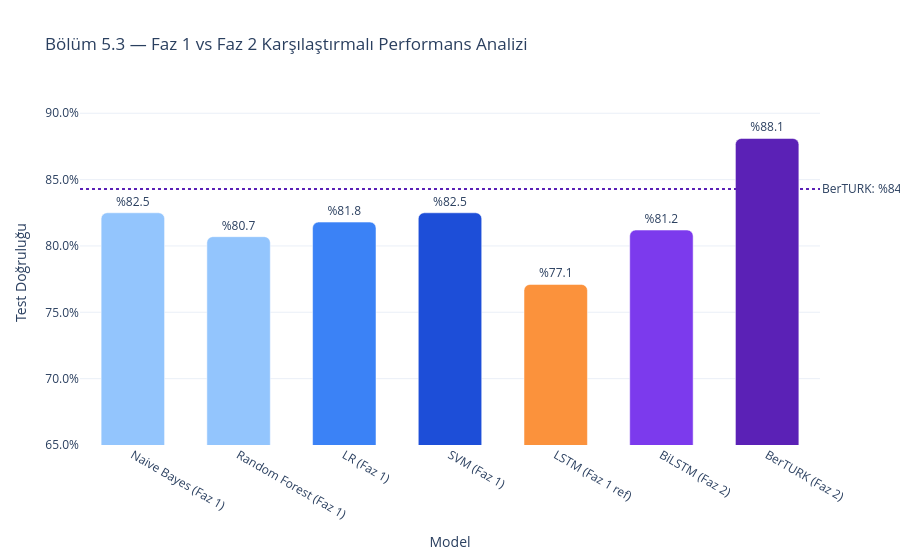

Notebook cell for this chart:
### Code cell
# Bölüm 5.3 — Faz 1 vs Faz 2 Karşılaştırmalı Grafik (güncel değerler)
all_models = [
    "Naive Bayes\n(Faz 1)", "Random Forest\n(Faz 1)",
    "LR\n(Faz 1)", "SVM\n(Faz 1)",
    "LSTM\n(Faz 1 ref)", "BiLSTM\n(Faz 2)", "BerTURK\n(Faz 2)"
]
all_accs = [0.825, 0.807, 0.818, 0.825, 0.771, 0.812, 0.881]
bar_colors = [
    "#93c5fd", "#93c5fd", "#3b82f6", "#1d4ed8",
    "#fb923c", "#7c3aed", "#5b21b6"
]

fig2 = go.Figure(go.Bar(
    x=all_models, y=all_accs,
    marker_color=bar_colors,
    text=[f"%{round(a*100,1)}" for a in all_accs],
    textposition="outside",
    width=0.6,
))
fig2.update_layout(
    title="Bölüm 5.3 — Faz 1 vs Faz 2 Karşılaştırmalı Performans Analizi",
    xaxis_title="Model", yaxis_title="Test Doğruluğu",
    yaxis=dict(range=[0.65, 0.91], tickformat=".1%"),
    template="plotly_white",
    showlegend=False,
    barcornerradius=6,
)
fig2.add_hline(
    y=0.843, line_dash="dot", line_color="#5b21b6",
    annotation_text="BerTURK: %84.3 (En Yüksek)", annotation_position="right"
)
fig2.show()

### Figure 1 — Plotly figure (JSON) as saved in the notebook; plotly's stock layout.template omitted (floating-point values rounded to 4 significant figures)
{"data": [{"marker": {"color": ["#93c5fd", "#93c5fd", "#3b82f6", "#1d4ed8", "#fb923c", "#7c3aed", "#5b21b6"]}, "text": ["%82.5", "%80.7", "%81.8", "%82.5", "%77.1", "%81.2", "%88.1"], "textposition": "outside", "type": "bar", "width": 0.6, "x": ["Naive Bayes\n(Faz 1)", "Random Forest\n(Faz 1)", "LR\n(Faz 1)", "SVM\n(Faz 1)", "LSTM\n(Faz 1 ref)", "BiLSTM\n(Faz 2)", "BerTURK\n(Faz 2)"], "y": [0.825, 0.807, 0.818, 0.825, 0.771, 0.812, 0.881]}], "layout": {"annotations": [{"showarrow": false, "text": "BerTURK: %84.3 (En Yüksek)", "x": 1, "xanchor": "left", "xref": "x domain", "y": 0.843, "yanchor": "middle", "yref": "y"}], "barcornerradius": 6, "shapes": [{"line": {"color": "#5b21b6", "dash": "dot"}, "type": "line", "x0": 0, "x1": 1, "xref": "x domain", "y0": 0.843, "y1": 0.843, "yref": "y"}], "showlegend": false, "title": {"text": "Bölüm 5.3 — Faz 1 vs Faz 2 Karşılaştırmalı Performans Analizi"}, "xaxis": {"title": {"text": "Model"}}, "yaxis": {"range": [0.65, 0.91], "tickformat": ".1%", "title": {"text": "Test Doğruluğu"}}}}
